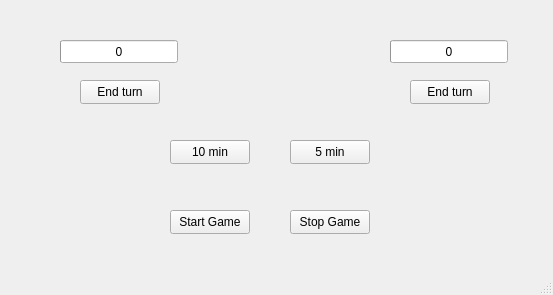
<?xml version="1.0" encoding="UTF-8"?>
<ui version="4.0">
 <class>MainWindow</class>
 <widget class="QMainWindow" name="MainWindow">
  <property name="geometry">
   <rect>
    <x>0</x>
    <y>0</y>
    <width>553</width>
    <height>295</height>
   </rect>
  </property>
  <property name="windowTitle">
   <string>MainWindow</string>
  </property>
  <widget class="QWidget" name="centralwidget">
   <widget class="QPushButton" name="Start">
    <property name="geometry">
     <rect>
      <x>170</x>
      <y>210</y>
      <width>80</width>
      <height>24</height>
     </rect>
    </property>
    <property name="text">
     <string>Start Game</string>
    </property>
   </widget>
   <widget class="QPushButton" name="Stop">
    <property name="geometry">
     <rect>
      <x>290</x>
      <y>210</y>
      <width>80</width>
      <height>24</height>
     </rect>
    </property>
    <property name="text">
     <string>Stop Game</string>
    </property>
   </widget>
   <widget class="QPushButton" name="Time1">
    <property name="geometry">
     <rect>
      <x>170</x>
      <y>140</y>
      <width>80</width>
      <height>24</height>
     </rect>
    </property>
    <property name="text">
     <string>10 min</string>
    </property>
   </widget>
   <widget class="QPushButton" name="Time2">
    <property name="geometry">
     <rect>
      <x>290</x>
      <y>140</y>
      <width>80</width>
      <height>24</height>
     </rect>
    </property>
    <property name="text">
     <string>5 min</string>
    </property>
   </widget>
   <widget class="QPushButton" name="Switch1">
    <property name="geometry">
     <rect>
      <x>80</x>
      <y>80</y>
      <width>80</width>
      <height>24</height>
     </rect>
    </property>
    <property name="text">
     <string>End turn</string>
    </property>
   </widget>
   <widget class="QPushButton" name="Switch2">
    <property name="geometry">
     <rect>
      <x>410</x>
      <y>80</y>
      <width>80</width>
      <height>24</height>
     </rect>
    </property>
    <property name="text">
     <string>End turn</string>
    </property>
   </widget>
   <widget class="QProgressBar" name="prog1">
    <property name="geometry">
     <rect>
      <x>60</x>
      <y>40</y>
      <width>118</width>
      <height>23</height>
     </rect>
    </property>
    <property name="value">
     <number>0</number>
    </property>
    <property name="format">
     <string>%v</string>
    </property>
   </widget>
   <widget class="QProgressBar" name="prog2">
    <property name="geometry">
     <rect>
      <x>390</x>
      <y>40</y>
      <width>118</width>
      <height>23</height>
     </rect>
    </property>
    <property name="value">
     <number>0</number>
    </property>
    <property name="format">
     <string>%v</string>
    </property>
   </widget>
  </widget>
  <widget class="QMenuBar" name="menubar">
   <property name="geometry">
    <rect>
     <x>0</x>
     <y>0</y>
     <width>553</width>
     <height>21</height>
    </rect>
   </property>
  </widget>
  <widget class="QStatusBar" name="statusbar"/>
 </widget>
 <resources/>
 <connections/>
</ui>
